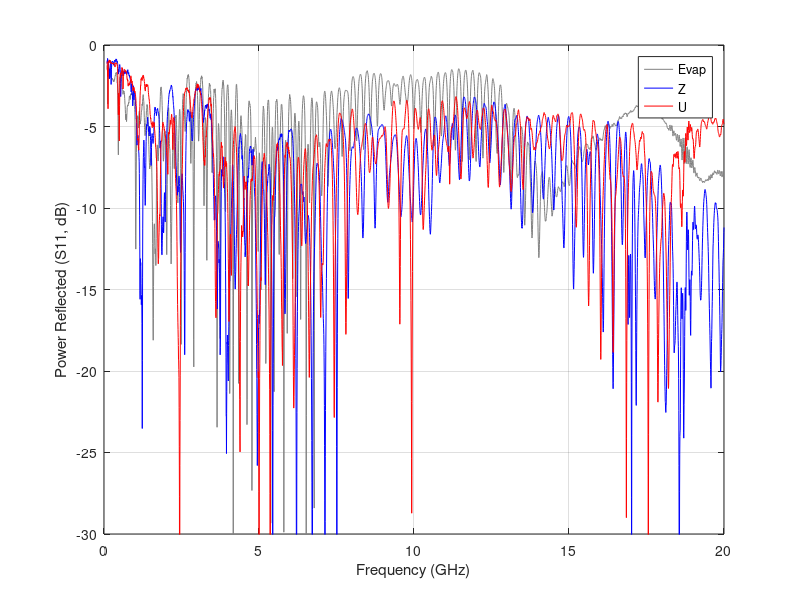

MATLAB code to generate this figure:
clear all; close all;

load('all_hf_data.mat');

figure('position', [47         293        1800         450], 'renderer', 'painter');
hold on

plot(efreq/1e3, es11, 'color', [.5,.5,.5]);
plot(zfreq/1e3, zs11, 'b');
plot(ufreq/1e3, us11, 'r');

lgd=legend({'Evap','Z','U'});

ylim([-30,0]);

xlabel('Frequency (GHz)')
ylabel('Power Reflected (S11, dB)')

box on
grid on
